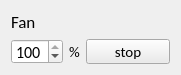
     <widget class="QWidget" name="layoutWidget">
      <property name="geometry">
       <rect>
        <x>130</x>
        <y>130</y>
        <width>181</width>
        <height>54</height>
       </rect>
      </property>
      <layout class="QFormLayout" name="formLayout_5">
       <item row="0" column="0">
        <widget class="QLabel" name="labelFan">
         <property name="font">
          <font>
           <family>Calibri</family>
           <pointsize>13</pointsize>
           <italic>false</italic>
          </font>
         </property>
         <property name="text">
          <string>Fan</string>
         </property>
        </widget>
       </item>
       <item row="1" column="0">
        <layout class="QFormLayout" name="formLayout_15">
         <item row="0" column="0">
          <widget class="QSpinBox" name="spinBoxFan">
           <property name="sizePolicy">
            <sizepolicy hsizetype="Minimum" vsizetype="Minimum">
             <horstretch>0</horstretch>
             <verstretch>0</verstretch>
            </sizepolicy>
           </property>
           <property name="minimumSize">
            <size>
             <width>20</width>
             <height>20</height>
            </size>
           </property>
           <property name="font">
            <font>
             <family>Calibri</family>
             <pointsize>12</pointsize>
            </font>
           </property>
           <property name="minimum">
            <number>1</number>
           </property>
           <property name="maximum">
            <number>100</number>
           </property>
           <property name="value">
            <number>100</number>
           </property>
          </widget>
         </item>
         <item row="0" column="1">
          <widget class="QLabel" name="labelPercent_2">
           <property name="font">
            <font>
             <family>Calibri</family>
             <pointsize>11</pointsize>
            </font>
           </property>
           <property name="text">
            <string>%</string>
           </property>
          </widget>
         </item>
        </layout>
       </item>
       <item row="1" column="1">
        <widget class="QPushButton" name="buttonFan">
         <property name="sizePolicy">
          <sizepolicy hsizetype="Maximum" vsizetype="Maximum">
           <horstretch>0</horstretch>
           <verstretch>0</verstretch>
          </sizepolicy>
         </property>
         <property name="minimumSize">
          <size>
           <width>0</width>
           <height>0</height>
          </size>
         </property>
         <property name="maximumSize">
          <size>
           <width>95</width>
           <height>25</height>
          </size>
         </property>
         <property name="font">
          <font>
           <family>Calibri</family>
           <pointsize>11</pointsize>
          </font>
         </property>
         <property name="styleSheet">
          <string notr="true">background-color: rgb(235, 235, 235)</string>
         </property>
         <property name="text">
          <string>stop</string>
         </property>
        </widget>
       </item>
      </layout>
      <zorder>buttonFan</zorder>
      <zorder>labelFan</zorder>
     </widget>
